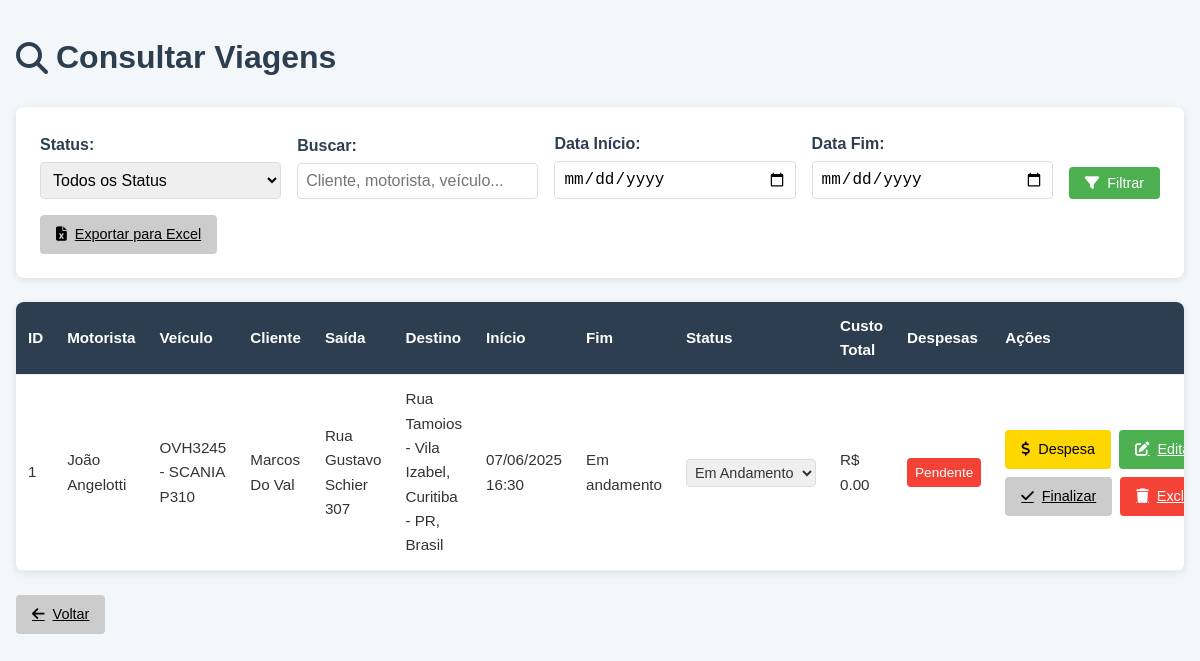
Page /consultar_viagens on the committed database.
### app.py (models this page shows)
class Motorista(db.Model):
    id = db.Column(db.Integer, primary_key=True)
    nome = db.Column(db.String(100), nullable=False)
    data_nascimento = db.Column(db.Date, nullable=False)
    endereco = db.Column(db.String(200), nullable=False)
    pessoa_tipo = db.Column(db.String(10), nullable=False)  # 'fisica' ou 'juridica'
    cpf_cnpj = db.Column(db.String(14), unique=True, nullable=False, index=True)
    rg = db.Column(db.String(9), nullable=True)
    telefone = db.Column(db.String(11), nullable=False)
    cnh = db.Column(db.String(11), unique=True, nullable=False, index=True)
    validade_cnh = db.Column(db.Date, nullable=False)
    created_at = db.Column(db.DateTime, default=datetime.utcnow)
    anexos = db.Column(db.String(500), nullable=True)  # URLs dos arquivos no Cloudflare R2, separadas por vírgula
    viagens = db.relationship('Viagem', backref='motorista')  # Relacionamento com Viagem

class Veiculo(db.Model):
    id = db.Column(db.Integer, primary_key=True)
    placa = db.Column(db.String(7), unique=True, nullable=False, index=True)
    categoria = db.Column(db.String(50), nullable=True)  # Novo campo
    modelo = db.Column(db.String(50), nullable=False)
    ano = db.Column(db.Integer, nullable=True)  # Novo campo
    valor = db.Column(db.Float, nullable=True)  # Novo campo
    km_rodados = db.Column(db.Float, nullable=True)  # Novo campo
    ultima_manutencao = db.Column(db.Date, nullable=True)  # Novo campo
    disponivel = db.Column(db.Boolean, default=True)
    created_at = db.Column(db.DateTime, default=datetime.utcnow)
    viagens = db.relationship('Viagem', backref='veiculo')

class Viagem(db.Model):
    id = db.Column(db.Integer, primary_key=True)
    motorista_id = db.Column(db.Integer, db.ForeignKey('motorista.id'), nullable=False)
    veiculo_id = db.Column(db.Integer, db.ForeignKey('veiculo.id'), nullable=False)
    cliente = db.Column(db.String(100), nullable=False)
    valor_recebido = db.Column(db.Float, nullable=True)
    forma_pagamento = db.Column(db.String(50), nullable=True)
    endereco_saida = db.Column(db.String(200), nullable=False)
    endereco_destino = db.Column(db.String(200), nullable=False)
    distancia_km = db.Column(db.Float, nullable=True)
    data_inicio = db.Column(db.DateTime, nullable=False)
    data_fim = db.Column(db.DateTime, nullable=True)
    duracao_segundos = db.Column(db.Integer, nullable=True)
    custo = db.Column(db.Float, nullable=True)
    status = db.Column(db.String(50), nullable=False, default='pendente', index=True)
    observacoes = db.Column(db.Text, nullable=True)
    created_at = db.Column(db.DateTime, default=datetime.utcnow)
    destinos = db.relationship('Destino', backref='viagem', lazy='dynamic', cascade='all, delete-orphan')

### app.py (the view, shortened to what this page needs)
@app.route('/consultar_viagens')
def consultar_viagens():
    status_filter = request.args.get('status', '')
    search_query = request.args.get('search', '')
    data_inicio = request.args.get('data_inicio', '')
    data_fim = request.args.get('data_fim', '')
    query = Viagem.query
    if status_filter:
        query = query.filter_by(status=status_filter)
    if data_inicio:
        try:
            query = query.filter(Viagem.data_inicio >= datetime.strptime(data_inicio, '%Y-%m-%d'))
        except ValueError:
            flash('Data de início inválida.', 'error')
    if data_fim:
        try:
            query = query.filter(Viagem.data_inicio <= datetime.strptime(data_fim, '%Y-%m-%d'))
        except ValueError:
            flash('Data de fim inválida.', 'error')
    viagens = query.order_by(Viagem.data_inicio.desc()).all()
    viagens_data = []
    for v in viagens:
        horario_chegada = (v.data_inicio + timedelta(seconds=v.duracao_segundos)).strftime('%d/%m/%Y %H:%M') if v.duracao_segundos and not v.data_fim else 'Concluída'
        viagem_dict = {
            'id': v.id,
            'motorista_nome': v.motorista.nome,
            'veiculo_placa': v.veiculo.placa,
            'veiculo_modelo': v.veiculo.modelo,
            'cliente': v.cliente,
            'endereco_saida': v.endereco_saida,
            'endereco_destino': v.endereco_destino,
            'data_inicio': v.data_inicio.strftime('%d/%m/%Y %H:%M'),
            'data_fim': v.data_fim.strftime('%d/%m/%Y %H:%M') if v.data_fim else 'Em andamento',
            'duracao_segundos': v.duracao_segundos,
            'custo': v.custo,
            'forma_pagamento': v.forma_pagamento,
            'status': v.status,
            'observacoes': v.observacoes,
            'horario_chegada': horario_chegada
        }
        viagens_data.append(viagem_dict)
    return render_template(
        'consultar_viagens.html',
        active_page='consultar_viagens',
        viagens=viagens_data,
        status_filter=status_filter,
        search_query=search_query,
        data_inicio=data_inicio,
        data_fim=data_fim
    )

### templates/consultar_viagens.html (shortened to what this page needs)
<!DOCTYPE html>
<html lang="pt-BR">
<head>
    <link rel="stylesheet" href="https://cdnjs.cloudflare.com/ajax/libs/font-awesome/6.4.0/css/all.min.css" />
</head>
<body>
    <div class="container">
        <h1><i class="fas fa-search"></i> Consultar Viagens</h1>
        <div class="filter-section">
            <form method="GET" action="{{ url_for('consultar_viagens') }}" class="filter-form">
                <div class="form-group">
                    <label for="status">Status:</label>
                    <select id="status" name="status">
                        <option value="">Todos os Status</option>
                    </select>
                </div>
                <div class="form-group">
                    <label for="search">Buscar:</label>
                    <input type="text" id="search" name="search" placeholder="Cliente, motorista, veículo..." value="{{ search_query }}">
                </div>
                <div class="form-group">
                    <label for="data_inicio">Data Início:</label>
                    <input type="date" id="data_inicio" name="data_inicio" value="{{ data_inicio }}">
                </div>
                <div class="form-group">
                    <label for="data_fim">Data Fim:</label>
                    <input type="date" id="data_fim" name="data_fim" value="{{ data_fim }}">
                </div>
                <button type="submit" class="btn btn-primary"><i class="fas fa-filter"></i> Filtrar</button>
                <a href="{{ url_for('exportar_relatorio') }}" class="btn btn-secondary"><i class="fas fa-file-excel"></i> Exportar para Excel</a>
            </form>
        </div>
        <div class="table-container">
            <table>
                <thead>
                    <tr>
                        <th class="col-id">ID</th>
                        <th class="col-motorista">Motorista</th>
                        <th class="col-veiculo">Veículo</th>
                        <th class="col-cliente">Cliente</th>
                        <th class="col-saida">Saída</th>
                        <th class="col-destino">Destino</th>
                        <th class="col-inicio">Início</th>
                        <th class="col-fim">Fim</th>
                        <th class="col-status">Status</th>
                        <th class="col-custo">Custo Total</th>
                        <th class="col-despesas">Despesas</th>
                        <th class="col-acoes">Ações</th>
                    </tr>
                </thead>
                <tbody>
                    {% for viagem in viagens %}
                    <tr>
                        <td class="col-id">{{ viagem.id }}</td>
                        <td class="col-motorista">{{ viagem.motorista_nome }}</td>
                        <td class="col-veiculo">{{ viagem.veiculo_placa }} - {{ viagem.veiculo_modelo }}</td>
                        <td class="col-cliente">{{ viagem.cliente }}</td>
                        <td class="col-saida">{{ viagem.endereco_saida }}</td>
                        <td class="col-destino">{{ viagem.endereco_destino }}</td>
                        <td class="col-inicio">{{ viagem.data_inicio }}</td>
                        <td class="col-fim">{{ viagem.data_fim if viagem.data_fim else 'Em andamento' }}</td>
                        <td class="col-status">
                            <select class="status-select" data-viagem-id="{{ viagem.id }}" onchange="atualizarStatus(this)">
                                <option value="em_andamento" {% if viagem.status == 'em_andamento' %}selected{% endif %}>Em Andamento</option>
                            </select>
                        </td>
                        <td class="col-custo">R$ {{ viagem.custo|round(2) if viagem.custo else '0.00' }}</td>
                        <td class="col-despesas">
                            {% set custo_viagem = viagem.custo_viagem %}
                            {% if custo_viagem %}
                                <span class="expense-tag">Atribuído</span>
                                <button class="btn btn-info btn-small" onclick="visualizarDespesas({{ viagem.id }})"><i class="fas fa-eye"></i> Ver</button>
                            {% else %}
                                <span class="expense-tag pending">Pendente</span>
                            {% endif %}
                        </td>
                        <td class="col-acoes">
                            <div class="action-buttons">
                                <div class="action-group">
                                    <button class="btn btn-warning" onclick="abrirModalAtribuirDespesa({{ viagem.id }})"><i class="fas fa-dollar-sign"></i> Despesa</button>
                                    <a href="{{ url_for('editar_viagem', viagem_id=viagem.id) }}" class="btn btn-primary"><i class="fas fa-edit"></i> Editar</a>
                                </div>
                                <div class="action-group">
                                    {% if viagem.status != 'concluida' %}
                                        <a href="{{ url_for('finalizar_viagem', viagem_id=viagem.id) }}" class="btn btn-secondary"><i class="fas fa-check"></i> Finalizar</a>
                                    {% else %}
                                        <span class="btn btn-disabled"><i class="fas fa-check"></i> Finalizar</span>
                                    {% endif %}
                                    <a href="{{ url_for('excluir_viagem', viagem_id=viagem.id) }}" class="btn btn-danger" onclick="return confirm('Tem certeza que deseja excluir esta viagem?');"><i class="fas fa-trash"></i> Excluir</a>
                                </div>
                            </div>
                        </td>
                    </tr>
                    {% endfor %}
                </tbody>
            </table>
        </div>
        <a href="{{ url_for('index') }}" class="btn btn-secondary back-btn"><i class="fas fa-arrow-left"></i> Voltar</a>
    </div>
</body>
</html>

### templates/consultar_viagens.html (style rules this page uses)
* { box-sizing: border-box; margin: 0; padding: 0; }
body { font-family: 'Arial', sans-serif; background-color: #f4f7fa; color: #333; line-height: 1.6; }
.container { max-width: 1400px; margin: 2rem auto; padding: 0 1rem; }
h1 { font-size: 2rem; color: #2c3e50; margin-bottom: 1.5rem; display: flex; align-items: center; gap: 0.5rem; }
.filter-section { background-color: #fff; padding: 1.5rem; border-radius: 0.5rem; box-shadow: 0 2px 8px rgba(0, 0, 0, 0.1); margin-bottom: 1.5rem; }
.filter-form { display: flex; gap: 1rem; flex-wrap: wrap; align-items: flex-end; }
.form-group { flex: 1; min-width: 200px; }
.form-group label { display: block; font-weight: bold; margin-bottom: 0.25rem; color: #2c3e50; }
.form-group input, .form-group select { width: 100%; padding: 0.5rem; border: 1px solid #ddd; border-radius: 0.25rem; font-size: 1rem; transition: border-color 0.3s; }
.table-container { background-color: #fff; border-radius: 0.5rem; box-shadow: 0 2px 8px rgba(0, 0, 0, 0.1); overflow-x: auto; }
table { width: 100%; border-collapse: collapse; font-size: 0.95rem; }
th, td { padding: 0.75rem; text-align: left; border-bottom: 1px solid #eee; }
th { background-color: #2c3e50; color: white; font-weight: bold; }
.col-id { width: 5%; }
.col-motorista { width: 10%; }
.col-veiculo { width: 12%; }
.col-cliente { width: 10%; }
.col-saida { width: 12%; }
.col-destino { width: 12%; }
.col-inicio { width: 10%; }
.col-fim { width: 10%; }
.col-status { width: 10%; }
.col-custo { width: 8%; }
.col-despesas { width: 10%; }
.col-acoes { width: 25%; }
.status-select { padding: 0.25rem; border: 1px solid #ddd; border-radius: 0.25rem; font-size: 0.9rem; color: #333; }
.status-select option[value="em_andamento"] { color: #2196F3; }
.expense-tag { display: inline-block; padding: 0.25rem 0.5rem; border-radius: 0.25rem; font-size: 0.85rem; color: white; background-color: #4CAF50; }
.expense-tag.pending { background-color: #f44336; }
.btn { display: inline-flex; align-items: center; gap: 0.5rem; padding: 0.5rem 1rem; border: none; border-radius: 0.25rem; font-size: 0.9rem; cursor: pointer; transition: background-color 0.3s, transform 0.1s; }
.btn-primary { background-color: #4CAF50; color: white; }
.btn-secondary { background-color: #ccc; color: black; }
.btn-warning { background-color: #FFD700; color: black; }
.btn-danger { background-color: #f44336; color: white; }
.action-buttons { display: flex; gap: 0.5rem; flex-wrap: wrap; }
.action-group { display: flex; gap: 0.5rem; }
.back-btn { margin-top: 1.5rem; }

### rows in the picture
Motorista: motorista_nome "João Angelotti"
Veiculo: veiculo_placa "OVH3245", veiculo_modelo "SCANIA P310"
Viagem: cliente "Marcos Do Val", endereco_saida "Rua Gustavo Schier 307", endereco_destino "Rua Tamoios - Vila Izabel, Curitiba - PR, Brasil", status "Em Andamento"

### other values in the picture
{{ viagem.id }} "1"
{{ viagem.data_inicio }} "07/06/2025 16:30"
{{ viagem.data_fim if viagem.data_fim else 'Em andamento' }} "Em andamento"
{{ viagem.custo|round(2) if viagem.custo else '0.00' }} "0.00"
